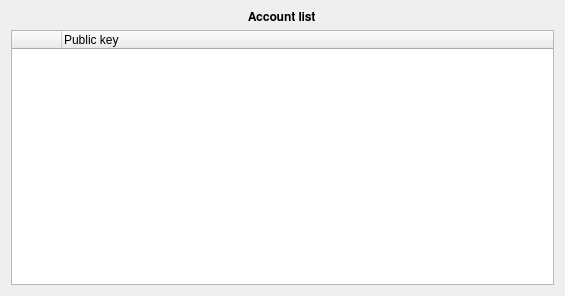
<?xml version="1.0" encoding="UTF-8"?>
<ui version="4.0">
 <class>AccountListWidget</class>
 <widget class="QWidget" name="AccountListWidget">
  <property name="geometry">
   <rect>
    <x>0</x>
    <y>0</y>
    <width>565</width>
    <height>296</height>
   </rect>
  </property>
  <property name="windowTitle">
   <string>Account list</string>
  </property>
  <layout class="QVBoxLayout" name="verticalLayout">
   <item alignment="Qt::AlignHCenter">
    <widget class="QLabel" name="label">
     <property name="font">
      <font>
       <family>FreeSans</family>
       <weight>75</weight>
       <bold>true</bold>
      </font>
     </property>
     <property name="text">
      <string>Account list</string>
     </property>
    </widget>
   </item>
   <item>
    <widget class="QTableWidget" name="tableWidget">
     <property name="contextMenuPolicy">
      <enum>Qt::CustomContextMenu</enum>
     </property>
     <property name="verticalScrollBarPolicy">
      <enum>Qt::ScrollBarAsNeeded</enum>
     </property>
     <property name="sizeAdjustPolicy">
      <enum>QAbstractScrollArea::AdjustToContents</enum>
     </property>
     <property name="autoScroll">
      <bool>true</bool>
     </property>
     <property name="editTriggers">
      <set>QAbstractItemView::NoEditTriggers</set>
     </property>
     <attribute name="horizontalHeaderDefaultSectionSize">
      <number>50</number>
     </attribute>
     <attribute name="horizontalHeaderMinimumSectionSize">
      <number>50</number>
     </attribute>
     <attribute name="horizontalHeaderStretchLastSection">
      <bool>true</bool>
     </attribute>
     <attribute name="verticalHeaderVisible">
      <bool>false</bool>
     </attribute>
     <column>
      <property name="text">
       <string/>
      </property>
     </column>
     <column>
      <property name="text">
       <string>Public key</string>
      </property>
      <property name="textAlignment">
       <set>AlignLeading|AlignVCenter</set>
      </property>
     </column>
    </widget>
   </item>
  </layout>
 </widget>
 <resources>
  <include location="../../icons/tikka.slots.pyqt.resources.icons.index.qrc"/>
 </resources>
 <connections/>
</ui>
